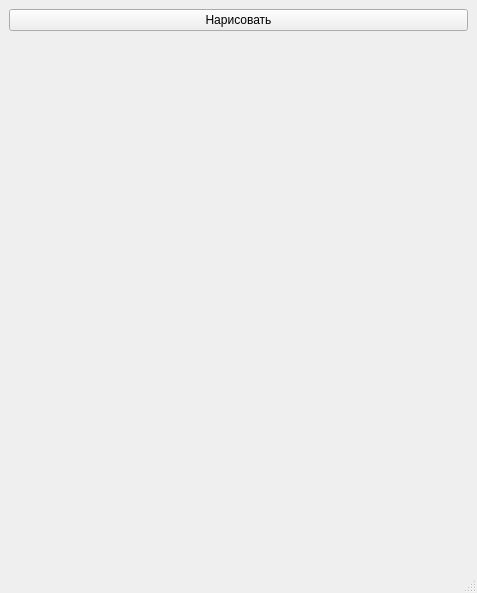
<?xml version="1.0" encoding="UTF-8"?>
<ui version="4.0">
 <class>MainWindow</class>
 <widget class="QMainWindow" name="MainWindow">
  <property name="geometry">
   <rect>
    <x>0</x>
    <y>0</y>
    <width>477</width>
    <height>593</height>
   </rect>
  </property>
  <property name="windowTitle">
   <string>MainWindow</string>
  </property>
  <widget class="QWidget" name="centralwidget">
   <layout class="QGridLayout" name="gridLayout">
    <item row="0" column="0">
     <widget class="QPushButton" name="pushButton">
      <property name="text">
       <string>Нарисовать</string>
      </property>
     </widget>
    </item>
    <item row="1" column="0">
     <widget class="QLabel" name="label">
      <property name="text">
       <string/>
      </property>
     </widget>
    </item>
   </layout>
  </widget>
  <widget class="QMenuBar" name="menubar">
   <property name="geometry">
    <rect>
     <x>0</x>
     <y>0</y>
     <width>477</width>
     <height>26</height>
    </rect>
   </property>
  </widget>
  <widget class="QStatusBar" name="statusbar"/>
 </widget>
 <resources/>
 <connections/>
</ui>
